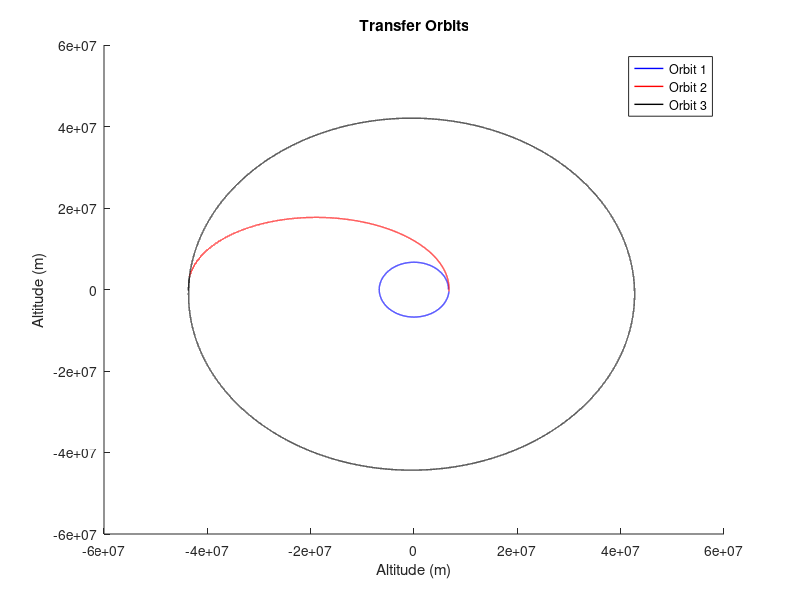

MATLAB code for this plot:
clear
clf

%constants
G = 6.67408e-11;
M = 5.9722e24;
m = 1000;

%variables
r = [6.678e6, 0, 0];
v = [0, sqrt(G*M/norm(r(1,:),2)),0];
t = 0.0;
dt = 1;
deltaV = 2420;
timeToDeltaV = 5431;

%Orbit 1
%=======================================================================
rplot = r;

while t <= timeToDeltaV
    rlen = norm(r,2);
    accel = -G*M/rlen^2;
    vnext = v + dt*accel*r/rlen;
    rnext = r + dt*v;
    t = t + dt;
    
    rplot = [rplot; rnext];
    v = vnext;
    r = rnext;
end

hold on;
Orbit1 = plot(rplot(:,1), rplot(:,2), 'b', 'LineWidth',1);

%Orbit 2
%=======================================================================
rplot = r;
theta = 0;
rp = r;
rplen = norm(rp,2);
vnext = v + deltaV * [0 1 0];
v = vnext;

while theta <= 3.14159
    
    rlen = norm(r,2);
    accel = -G*M/rlen^2;
    
    vnext = v+dt*accel*r/rlen;
    rnext = r + dt*v;
    t = t + dt;
    
    rplot = [rplot; rnext];
    v = vnext;
    r = rnext;
    
    tempDot = dot(rp,r);
    cosTheta = tempDot/(rlen*rplen);
    theta = acos(cosTheta);
end

disp("Satellite reaches orbit 3 at t = " + t +"s");

Orbit2 = plot(rplot(:,1),rplot(:,2), 'r', 'LineWidth',1);

%Orbit 3
%========================================================================

rplot = r;
tstart = t;

orbitPeriod = (2*pi)*sqrt((norm(r,2).^3)/(G*M));
orbitV = sqrt((G*M)/norm(r,2));
deltaV = orbitV - norm(v,2);

vnext = v + deltaV *[0 -1 0];
v = vnext;

while t < (tstart + orbitPeriod)
 rlen = norm(r,2);
    accel = -G*M/rlen^2;
    vnext = v + dt*accel*r/rlen;
    rnext = r + dt*v;
    t = t + dt;
    
    rplot = [rplot; rnext];
    v = vnext;
    r = rnext;
end

Orbit3 = plot(rplot(:,1),rplot(:,2), 'k','LineWidth',1);

%Annotating Orbits
%========================================================================
legend([Orbit1 Orbit2 Orbit3],{'Orbit 1','Orbit 2', 'Orbit 3'});
title("Transfer Orbits");
xlabel("Altitude (m)");
ylabel("Altitude (m)");
